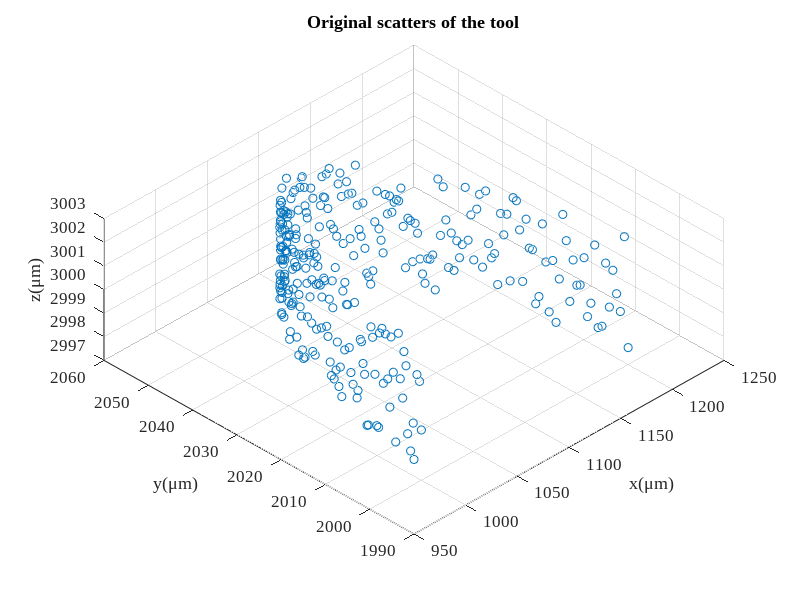

Here is the MATLAB script that generated this plot: (Note: this script raises an error after producing the figure.)
% 给定刀具波纹度拟合曲线和已加工曲面拟合曲线，给定残高，求各个刀位点的切宽
% 方案：先求切宽和残高的定量关系；然后考虑如何移动各个刀位点，微调来获得所要求的残高
if true
    close all;
    clear; clc;
    addpath(genpath('funcs'));
    
    % global variables
    % global textFontSize textFontType unit fitMethod paramMethod;
    workspaceDir = 'workspace/20221020-tooltip';
    fitMethod = 'Levenberg-Marquardt';
    paramMethod = 'centripetal';
    unit = '\mum';
    textFontSize = 12;
    textFontType = 'Times New Roman';
end

%% simulation initialization
debug = 3;
switch debug
    case 2 % 2D tool profile simulation
        cx0 = 0*1000; % unit: mu m
        cy0 = 0*1000; % unit: mu m
        r0 = 0.1*1000; % unit: mu m
        noise = 0.03;
        zNoise = 0.01;
        theta = linspace(0,2*pi/3,200);
        r = r0*(1 - noise + 2*noise*rand(1,length(theta)));
        toolOri(1,:) = r.*cos(theta) + cx0;
        toolOri(2,:) = r.*sin(theta) + cy0;
        toolOri(3,:) = zeros(1,length(theta));
        rmse0 = sqrt(...
                    sum(...
                        ((toolOri(1,:) - cx0).^2 + (toolOri(2,:) - cy0).^2 - r0^2).^2) ...
                /length(theta));
        clear theta r;
    case 3 % 3D tool profile simulation
        cx0 = 1*1000; % unit:mu m
        cy0 = 2*1000; % unit:mu m
        cz0 = 3*1000; % unit:mu m
        r0 = 0.1*1000; % unit:mu m
        openAng = pi/3; % unit: rad
        edgePV = 200; % low-frequency error
        k = -edgePV/openAng;
        noise = r0*5e-3; % mid-frequency error
        zNoise = r0*0.05; % data pre-processing error
        theta = linspace(0,openAng,300);
        r = r0 + edgePV/2 + k*theta + (noise*rand(1,length(theta)) - 0.5*noise);
        toolOri(1,:) = cx0 + r.*cos(theta);
        toolOri(2,:) = cy0 + r.*sin(theta);
        toolOri(3,:) = cz0 + (zNoise*rand(1,length(theta)) - 0.5*zNoise);
        rmse0 = sqrt( ...
            sum((toolOri - ndgrid([cx0;cy0;cz0],1:length(theta)).^2),2) ...
            /length(theta));
        clear theta r;
    otherwise
        toolInput = inputdlg({'Tool fitting method','Tool parameterization method', ...
            'Unit','Font type in figure','Font size in figure'}, ...
            'Tool Processing Input', ...
            [1 20; 1 20; 1 20; 1 20; 1 20], ...
            {'Levenberg-Marquardt','centripetal','\mu m','Times New Roman','14'}, ...
            'WindowStyle');
        fitMethod = toolInput{1};
        paramMethod = toolInput{2};
        unit = toolInput{3};
        textFontType = toolInput{4};
        textFontSize = str2double(toolInput{5});
        % tool measurement file loading
        [fileName,dirName] = uigetfile({ ...
            '*.mat','MAT-files(*.mat)'; ...
            '*.txt','text-files(*.txt)'; ...
            '*.*','all files(*.*)'...
            }, ...
            'Select one tool tip measurement data', ...
            'Tool\', ...
            'MultiSelect','off');
        pathName = fullfile(dirName,fileName);
        dataOri = load(pathName); % load from file, n*2 matrix
        % data pre-processing
        toolOri = dataOri;
end

f1 = figure('Name','Original Scatters of the Tool');
% set(0,"Units","centimeters");
% winSize = get(0,"ScreenSize");
% set(gcf,"Units","centimeters");
% figSize = get(gcf,"Position");
% set(gcf,"Position",[(winSize(3) - figSize(3))/2,(winSize(4) - figSize(4))/2, ...
%     8.3,figSize(4)/figSize(3)*8.3]);
scatter3(toolOri(1,:),toolOri(2,:),toolOri(3,:));
hold on; grid on;
% axis equal;
set(gca,'FontSize',textFontSize,'FontName',textFontType);
xlabel(['x(',unit,')']);
ylabel(['y(',unit,')']);
zlabel(['z(',unit,')']);
title('Original scatters of the tool');
view(-45,60);
clear theta theta1 theta2;

%% 由(x,y)图获得刃口圆心半径以及波纹度函数
nCPts = size(toolOri,2);
[radius,openAngle,toolFit] = toolFit3D(toolOri,fitMethod);

% plot the fitting results
f2 = figure('Name','Tool Sharpness Fitting Result');
xLim = 1.1*max(toolFit(1,:));
quiver(-xLim,0,2*xLim,0,'AutoScale','off','Color',[0,0,0],'MaxHeadSize',0.1); % X axis
hold on;
text(0.9*xLim,-.05*radius,'x');
quiver(0,-0.2*radius,0,1.3*radius,'AutoScale','off','Color',[0,0,0],'MaxHeadSize',0.1); % Y axis
text(0.05*xLim,1.05*radius,'y');
plot(toolFit(1,:),toolFit(2,:),'Color',[0,0.45,0.74],'LineWidth',0.75); % tool edge scatters
theta = (pi/2 - openAngle/2):0.01:(pi/2 + openAngle/2);
xtmp = radius*cos(theta);
ytmp = radius*sin(theta);
plot(xtmp,ytmp,'Color',[0.85,0.33,0.10],'LineWidth',1,'LineStyle','--'); % tool edge circle
scatter(0,0,'MarkerFaceColor',[0.85,0.33,0.10],'MarkerEdgeColor',[0.85,0.33,0.10]); % tool edge center
quiver(0,0,0,0.5*radius,'AutoScale','off','Color',[0.93,0.69,0.13], ...
    'LineWidth',2.5,'MaxHeadSize',0.3); % tool edge normal
line([0,xtmp(1)],[0,ytmp(1)],'LineStyle','--','Color',[0.85,0.33,0.10]);
line([0,xtmp(end)],[0,ytmp(end)],'LineStyle','--','Color',[0.85,0.33,0.10]);
% xlim([-1.1*xLim,1.1*xLim]);
axis equal;
% set(gca,'TickLabelInterpreter','tex');
set(gca,'FontSize',textFontSize,'FontName',textFontType);
xlabel(['x(',unit,')']);
ylabel(['y(',unit,')']);
title('Tool fitting result');
legend('','','tool edge','tool fitting arc','tool center', ...
    'tool normal vector','Location','northeast');


%% 分离轮廓误差和波纹度误差
% Cartesian coordinate to cylindrical coordinate
toolTheta = atan2(toolFit(2,:),toolFit(1,:));
toolR = vecnorm(toolFit,2,1);

% plot the geometric error
figure('name','Tool Geometric Error');
t = tiledlayout(2,1);
nexttile;
plot(toolFit(1,:),toolFit(2,:),'Color',[0,0.45,0.74],'LineWidth',0.5); % tool edge scatters
hold on;
plot(xtmp,ytmp,'Color',[0.85,0.33,0.10],'LineWidth',1,'LineStyle','--'); % tool edge circle
xlabel(['x(',unit,')']);
ylabel(['y(',unit,')']);
title('Tool contour');
legend('tool edge','tool fitting arc','Location','northeast');

nexttile;
plot(toolTheta*180/pi - 90,toolR - radius); hold on;
set(gca,'FontSize',textFontSize,'FontName',textFontType);
xlim([-openAngle*180/pi/2,openAngle*180/pi/2]);
title('Tool geometric error');
ylabel({'polar diameter error',['(',unit,')']});
xlabel('central angle \theta(°)');
grid on;

title(t,'Tool Geometric Error');

% fft to filter different geometric error 



% plot the sharness and waviness, respectively
% nexttile;
% plot(toolTheta*180/pi,toolR); hold on;
% set(gca,'FontSize',textFontSize,'FontName',textFontType);
% title('Tool contour error');
% xlabel('central angle \theta(°)');
% ylabel({'polar diameter',['(',unit,')']});

% nexttile;
% plot(toolTheta*180/pi - 90,toolR - radius); hold on;
% set(gca,'FontSize',textFontSize,'FontName',textFontType);
% xlim([-openAngle*180/pi/2,openAngle*180/pi/2]);
% title('Tool waviness error');
% ylabel({'polar diameter error',['(',unit,')']});
% xlabel('central angle \theta(°)');
% grid on;

clear xtmp ytmp theta xLim; % 删除画图的临时变量

%% 车刀轮廓插值 two methods to interpolate
k = 3; % degree of the B-spline
u = 0:0.0002:1;
nPts = length(u);

toolFit = [zeros(1,nCPts);toolFit];
% B-spline interpolate in the polar coordinate
[toolEdgePt,toolBform] = bsplinePts_spapi(toolFit,k,u, ...
    'paramMethod',paramMethod,'cptsType','Cartesian'); 
toolCpts = toolBform.coefs;

% [toolCpts,U] = bSplineCpts(toolFit',k,'chord');
% toolDim = size(toolCpts,2);
% toolPt2 = zeros(nPts,toolDim);
% for i = 1:nPts
%     toolPt2(i,:) = bSplinePt(toolCpts,k,u(i),U);
% end
% toolPt2 = toolPt2';
% 
% plot the difference between the two
% figure('Name','Comparison between the self function and the Mathworks ons');
% tiledlayout(2,1,"TileSpacing","tight","Padding","tight");
% nexttile;
% plot(u',toolPt2(1,:) - toolPt(1,:)); hold on;
% ylabel('\Delta x');
% nexttile;
% plot(u',toolPt2(2,:) - toolPt(2,:)); hold on;
% ylabel('\Delta y');
% xlabel('u');

% plot the interpolation results
figure('Name','Tool Interpolation Results');
plot(toolFit(2,:),toolFit(3,:),'--.', ...
    'MarkerSize',8,'Color',[0,0.447,0.741]); hold on;
plot(toolCpts(2,:),toolCpts(3,:),'x','Color',[0.32,0.55,0.19],'MarkerSize',5);
plot(toolEdgePt(2,:),toolEdgePt(3,:),'Color',[0.635,0.078,0.184]);
axis equal
set(gca,'FontSize',textFontSize,'FontName',textFontType);
xlabel(['y(',unit,')']);
ylabel(['z(',unit,')']);
title('Tool interpolation results')
legend('Measured Pts','Control Pts','Fitting Pts','Location','best');

% h4 = axes('Position',[0.3,0,0.4,0.4]);
% plot(toolFit(2,:),toolFit(3,:),'--.', ...
%     'MarkerSize',8,'Color',[0,0.447,0.741]); hold on;
% plot(toolCpts(2,:),toolCpts(3,:),'x','Color',[0.32,0.55,0.19],'MarkerSize',5);
% plot(toolEdgePt(2,:),toolEdgePt(3,:),'Color',[0.635,0.078,0.184]);
% set(h4,'xtick',[],'xticklabel',[],'ytick',[],'yticklabel',[],'XColor','w','YColor','w');
% annotation('rectangle',[0.51+(l1MaxPrec-0.00025)/2/l1Prec(end),(l2MaxPrec-0.00025)/l2Prec(end),...
%     0.006/l1Prec(end),0.01/l2Prec(end)],'LineStyle','-','Color','w','LineWidth',1);


% plot the interpolation error
% figure('Name','Tool interpolation Error');

%% save the tool interpolation results
center = [0;0;0];
toolEdgeNorm = [0;0;1];
cutDirect = [1;0;0];
toolDirect = [0;1;0];
[toolFileName,toolDirName,toolFileType] = uiputfile({ ...
        '*.mat','MAT-file(*.mat)'; ...
        '*.txt','text-file(.txt)';...
        '*.*','all file(*.*)';...
        }, ...
        'Select the directory and filename to save the tool model', ...
        fullfile(workspaceDir,['toolTheo',datestr(now,'yyyymmddTHHMMSS'),'.mat']));
toolFile = fullfile(toolDirName,toolFileName);
switch toolFileType
    case 0 % no saving files
        msgfig = msgbox("No tool model saved","Warning","warn","modal");
        uiwait(msgfig);
    case 1 % *.mat
        Comments = cell2mat(inputdlg( ...
            'Enter Comment of the tool model:', ...
            'Saving Comments', ...
            [5 60], ...
            string(datestr(now))));
        save(toolFile,"Comments","unit","fitMethod","paramMethod", ... % comments and notes
            "center","radius","openAngle", ... % tool fitting results
            "toolEdgeNorm","toolDirect","cutDirect","toolBform", ... % tool interpolation results
            "toolEdgePt","toolFit"); % auxiliary data
        % toolEdgePt, toolCpts, toolFit are useless in the following process at present
    otherwise
        msgfig = msgbox("File type error","Error","error","modal");
        uiwait(msgfig);
end

%%
% rmpath(genpath('funcs'));
